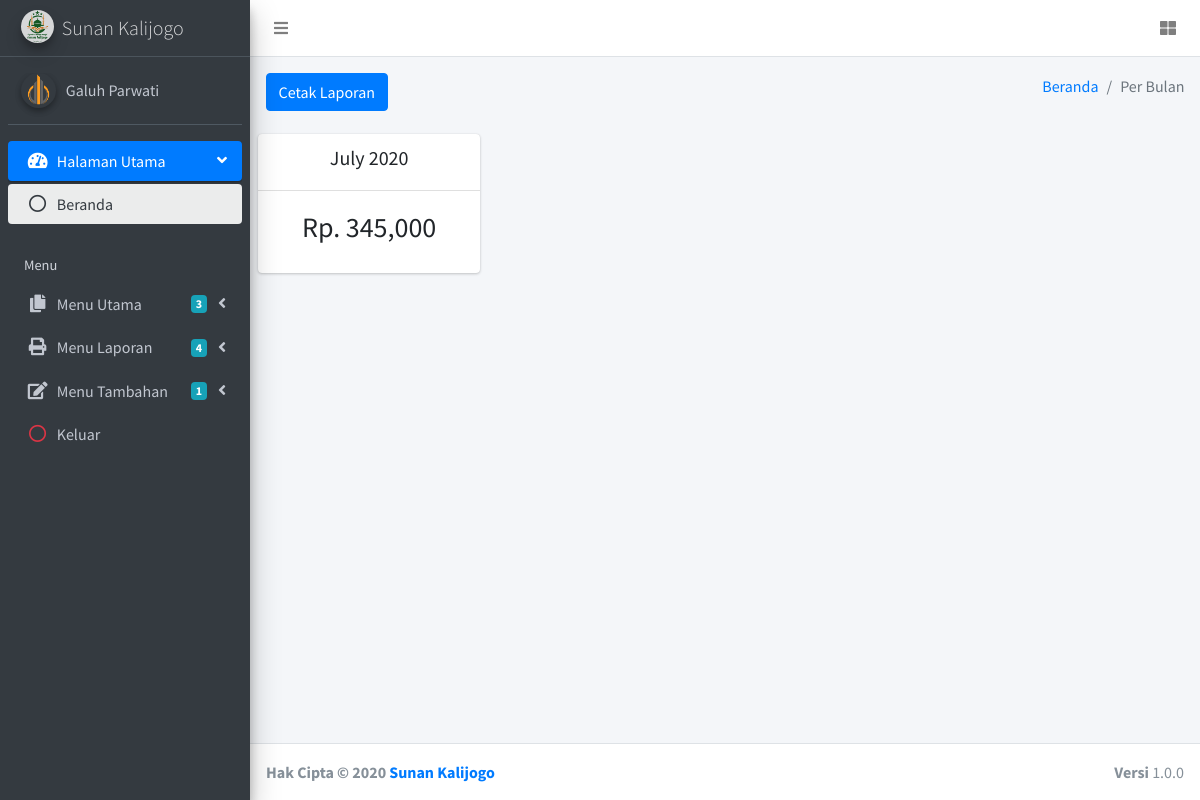
Page /laporan-bulan.php (signed in) on the committed database.
### tables this page shows
CREATE TABLE `tb_pengguna` (
  `id_pengguna` int(4) NOT NULL,
  `nama_lengkap` varchar(50) DEFAULT NULL,
  `username` varchar(50) DEFAULT NULL,
  `password` varchar(250) DEFAULT NULL,
  `no_hp` varchar(15) DEFAULT NULL,
  `gambar` varchar(250) DEFAULT 'coretancode.png',
  `created` datetime DEFAULT NULL,
  `modified` datetime DEFAULT NULL
);

### laporan-bulan.php (the view, shortened to what this page needs)
<?php
include 'koneksi.php';
if(!isset($_COOKIE["version"])) {
	header("location:keluar");
}else {
	$userid = $_COOKIE["version"];
	$sql = mysqli_query($conn, "SELECT * FROM tb_pengguna WHERE id_pengguna = '$userid'");
	$data = mysqli_fetch_array($sql);
}
?>
<!DOCTYPE html>
<html>
<head>
	<link rel="stylesheet" href="assets/plugins/fontawesome-free/css/all.min.css">
	<link rel="stylesheet" href="https://code.ionicframework.com/ionicons/2.0.1/css/ionicons.min.css">
	<link rel="stylesheet" href="assets/plugins/sweetalert2-theme-bootstrap-4/bootstrap-4.min.css">
	<link rel="stylesheet" href="assets/plugins/toastr/toastr.min.css">
	<link rel="stylesheet" href="assets/plugins/datatables-bs4/css/dataTables.bootstrap4.css">
	<link rel="stylesheet" href="assets/plugins/summernote/summernote-bs4.css">
	<link rel="stylesheet" href="assets/dist/css/adminlte.min.css">
	<link rel="stylesheet" href="assets/plugins/sweet-alert2/dist/sweetalert2.min.css">
</head>
<body class="hold-transition sidebar-mini layout-fixed">
	<div class="wrapper">
		<nav class="main-header navbar navbar-expand navbar-white navbar-light">
			<ul class="navbar-nav">
				<li class="nav-item">
					<a class="nav-link" data-widget="pushmenu" href="#"><i class="fas fa-bars"></i></a>
				</li>
			</ul>
			<ul class="navbar-nav ml-auto">
				<li class="nav-item">
					<a class="nav-link" data-widget="control-sidebar" data-slide="true" href="#">
						<i class="fas fa-th-large"></i>
					</a>
				</li>
			</ul>
		</nav>
		<aside class="main-sidebar sidebar-dark-primary elevation-4">
			<a href="beranda" class="brand-link">
				<img src="assets/images/fav.png" alt="NIFA Logo" class="brand-image img-circle elevation-3" style="opacity: .8; background-color: #FFFFFF;">
				<span class="brand-text font-weight-light">Sunan Kalijogo</span>
			</a>
			<div class="sidebar">
				<div class="user-panel mt-3 pb-3 mb-3 d-flex">
					<div class="image">
						<img src="assets/images/akun/<?php echo $data['gambar'];?>" class="img-circle elevation-2" alt="User Image" style="width: 35px; height: 35px;">
					</div>
					<div class="info">
						<a href="akun" class="d-block"><?php echo $data['nama_lengkap'];?></a>
					</div>
				</div>
				<nav class="mt-2">
					<ul class="nav nav-pills nav-sidebar flex-column" data-widget="treeview" role="menu" data-accordion="false">
						<li class="nav-item has-treeview menu-open">
							<a href="#" class="nav-link active">
								<i class="nav-icon fas fa-tachometer-alt"></i>
								<p>
									Halaman Utama
									<i class="right fas fa-angle-left"></i>
								</p>
							</a>
							<ul class="nav nav-treeview">
								<li class="nav-item">
									<a href="beranda" class="nav-link active">
										<i class="far fa-circle nav-icon"></i>
										<p>Beranda</p>
									</a>
								</li>
							</ul>
						</li>
						<li class="nav-header">Menu</li>
						<li class="nav-item has-treeview">
							<a href="#" class="nav-link">
								<i class="nav-icon fas fa-copy"></i>
								<p>
									Menu Utama
									<i class="fas fa-angle-left right"></i>
									<span class="badge badge-info right">3</span>
								</p>
							</a>
						</li>
						<li class="nav-item has-treeview">
							<a href="#" class="nav-link">
								<i class="nav-icon fa fa-print"></i>
								<p>
									Menu Laporan
									<i class="fas fa-angle-left right"></i>
									<span class="badge badge-info right">4</span>
								</p>
							</a>
						</li>
						<li class="nav-item has-treeview">
							<a href="#" class="nav-link">
								<i class="nav-icon fas fa-edit"></i>
								<p>
									Menu Tambahan
									<i class="fas fa-angle-left right"></i>
									<span class="badge badge-info right">1</span>
								</p>
							</a>
						</li>
						<li class="nav-item">
							<a href="keluar" class="nav-link">
								<i class="nav-icon far fa-circle text-danger"></i>
								<p class="text">Keluar</p>
							</a>
						</li>
					</ul>
				</nav>
			</div>
		</aside>
		<div class="content-wrapper">
			<section class="content-header">
				<div class="container-fluid">
					<div class="row mb-2">
						<div class="col-sm-6">
							<h1>
								<a href="Proses/cetak-laporan-bulan" class="btn btn-primary">Cetak Laporan</a>
							</h1>
						</div>
						<div class="col-sm-6">
							<ol class="breadcrumb float-sm-right">
								<li class="breadcrumb-item"><a href="beranda">Beranda</a></li>
								<li class="breadcrumb-item active">Per Bulan</li>
							</ol>
						</div>
					</div>
				</div>
			</section>
			<section class="content">
				<div class="row">
					<?php
					$query = mysqli_query($conn, "SELECT created, SUM(nominal) AS total FROM tb_tabungan GROUP BY MONTH(created)");
					while($row = mysqli_fetch_array($query)) {
						?>
						<div class="col-md-3">
							<div class="card">
								<div class="card-header">
									<h5 align="center"><?php echo date('F Y', strtotime($row['created']));?></h5>
								</div>
								<div class="card-body">
									<h3 align="center">Rp. <?php echo number_format($row['total']);?></h3>
								</div>
							</div>
						</div>
					<?php } ?>
				</div>
			</section>
		</div>
		<footer class="main-footer">
			<strong>Hak Cipta &copy; 2020 <a href="">Sunan Kalijogo</a></strong>
			<div class="float-right d-none d-sm-inline-block">
				<b>Versi</b> 1.0.0
			</div>
		</footer>
	</div>
</body>
</html>

### rows in the picture
tb_pengguna: gambar (picture), nama_lengkap "Galuh Parwati"

### other values in the picture
date('F Y', strtotime($row['created'])) "July 2020"
$row['total'] "345,000"
